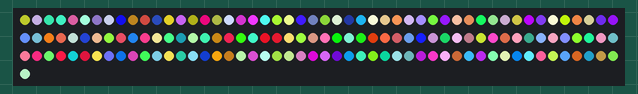
Simulated run of this sketch. Board: Arduino Uno, built with avr-gcc and run on an emulated ATmega328P. Parts: 151 RGB LEDs in strip order, left to right, continuing on the next row. Dim RGB values are drawn brighter than linear; random numbers use the default seed unless the sketch sets one.

Above: at 11.4 s.
At 15.72 s:
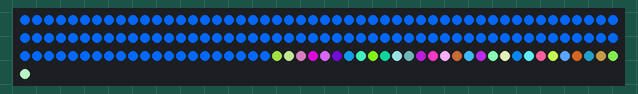
At 27.9 s:
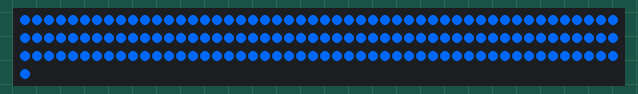
At 30.84 s:
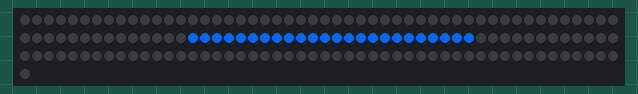
At 34.0 s:
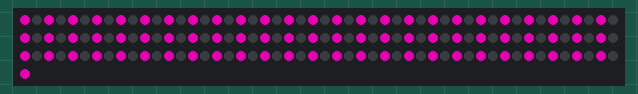
At 36.6 s:
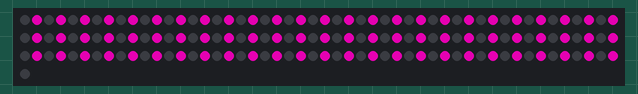

Measured:
- what the display in image 4 shows lasts 0.5 s, from 34.0 s to 34.5 s

The sketch:

Arduino_WS2812.ino
```cpp
#include <NeoPixelBus.h>

const uint16_t PixelCount = 151; // stala z liczba ilosci diod w tasmie
const uint8_t PixelPin = 2;  // wyjscie, gdzie podlaczamy pin transmisji danych

// element biblioteki dla predkosci 800 Kbps
NeoPixelBus<NeoGrbFeature, Neo800KbpsMethod> strip(PixelCount, PixelPin);

void setup()
{
    // inicjalizacja biblioteki
    strip.Begin();
    strip.Show();
}


void loop()
{

   // ustaw kolorowy
  delay(1000); //poczekaj
  for(int i=151 ;i>-7; i--)
  {      //tasma randomowa
      strip.SetPixelColor(i+6, RgbColor(random(5, 255), random(5, 255), random(5, 255)));

//przod ktory przewodzi zmieniajac kolor diod
      strip.SetPixelColor(i+5, RgbColor(4, 249, 247));
      strip.SetPixelColor(i+4, RgbColor(4, 249, 247));
      strip.SetPixelColor(i+3,RgbColor(4, 249, 247));
      strip.SetPixelColor(i+2, RgbColor(4, 249, 247));
      strip.SetPixelColor(i+1, RgbColor(4, 249, 247));

      strip.Show();     delay(60); //show - pokaz
  }
     // ustaw niebieski
  delay(900);
  for(int i=0 ;i<600; i++)
  {     //tasma rozowa
      strip.SetPixelColor(i-6, RgbColor(0, 98, 238)); //niebieski

      //iskierki

      strip.SetPixelColor(i-174, RgbColor(173, 0, 134));  //rozowy
      strip.SetPixelColor(i-175, RgbColor(173, 0, 134));
      strip.SetPixelColor(i-176, RgbColor(0, 98, 238));

      strip.SetPixelColor(i-204, RgbColor(173, 0, 134));
      strip.SetPixelColor(i-205, RgbColor(173, 0, 134));
      strip.SetPixelColor(i-206, RgbColor(0, 98, 238));

      strip.SetPixelColor(i-234, RgbColor(173, 0, 134));
      strip.SetPixelColor(i-235, RgbColor(173, 0, 134));
      strip.SetPixelColor(i-236, RgbColor(0, 98, 238));


      strip.SetPixelColor(i-384, RgbColor(173, 0, 134));
      strip.SetPixelColor(i-385, RgbColor(173, 0, 134));
      strip.SetPixelColor(i-386, RgbColor(0, 98, 238));

      strip.SetPixelColor(i-414, RgbColor(173, 0, 134));
      strip.SetPixelColor(i-415, RgbColor(173, 0, 134));
      strip.SetPixelColor(i-416, RgbColor(0, 98, 238));

      strip.SetPixelColor(i-444, RgbColor(173, 0, 134));
      strip.SetPixelColor(i-445, RgbColor(173, 0, 134));
      strip.SetPixelColor(i-446, RgbColor(0, 98, 238));

      strip.Show();     delay(21);
  }


  // gaszenie diod
  delay(500);
  int zm = 0;
   for(int i=151 ;i>75; i--)
  {
      strip.SetPixelColor(i, RgbColor(0, 0, 0)); //przod
      strip.SetPixelColor(zm, RgbColor(0, 0, 0)); //tyl
      zm++;
      strip.Show();     delay(30);
  }

  // animacja

  delay(800);
  for(int j=0; j<5; j++){
      int zm1=0;
      int zm2=1;
     for(int i=0 ;i<150; i++)
    {
        strip.SetPixelColor(zm1, RgbColor(173, 0, 134)); //rozowy
        strip.SetPixelColor(zm2, RgbColor(0, 0, 0)); //zgaszony
        zm1=zm1+2;
        zm2=zm2+2;
    }
    strip.Show(); delay(500);

       zm1=0;
       zm2=1;

          for(int i=0 ;i<150; i++)
    {
        strip.SetPixelColor(zm2, RgbColor(173, 0, 134)); //rozowy
        strip.SetPixelColor(zm1, RgbColor(0, 0, 0)); //zgaszony
        zm1=zm1+2;
        zm2=zm2+2;
    }
       strip.Show(); delay(500);
  }


   // gaszenie diod

   for(int i=151 ;i; i--)
  {
  strip.SetPixelColor(i, RgbColor(0, 0, 0)); //zgas

  }

  strip.Show();


}
```
